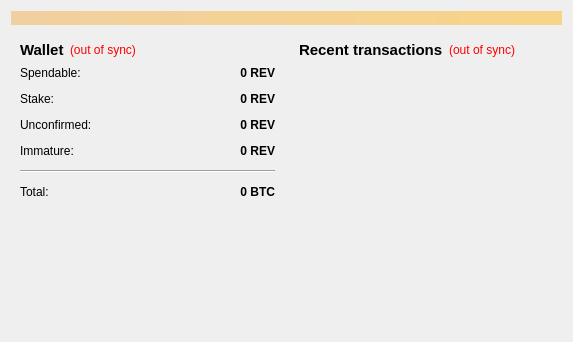
<?xml version="1.0" encoding="UTF-8"?>
<ui version="4.0">
 <class>OverviewPage</class>
 <widget class="QWidget" name="OverviewPage">
  <property name="geometry">
   <rect>
    <x>0</x>
    <y>0</y>
    <width>573</width>
    <height>342</height>
   </rect>
  </property>
  <property name="windowTitle">
   <string>Form</string>
  </property>
  <layout class="QVBoxLayout" name="topLayout">
   <item>
    <widget class="QLabel" name="labelAlerts">
     <property name="visible">
      <bool>false</bool>
     </property>
     <property name="styleSheet">
      <string notr="true">background-color: qlineargradient(x1: 0, y1: 0, x2: 1, y2: 0, stop:0 #F0D0A0, stop:1 #F8D488);  color:#000000
</string>
     </property>
     <property name="wordWrap">
      <bool>true</bool>
     </property>
     <property name="margin">
      <number>3</number>
     </property>
    </widget>
   </item>
   <item>
    <layout class="QHBoxLayout" name="horizontalLayout" stretch="1,1">
     <item>
      <layout class="QVBoxLayout" name="verticalLayout_2">
       <item>
        <widget class="QWidget" name="widget" native="true">
         <layout class="QVBoxLayout" name="verticalLayout_4">
          <item>
           <layout class="QHBoxLayout" name="horizontalLayout_4">
            <item>
             <widget class="QLabel" name="label_5">
              <property name="font">
               <font>
                <pointsize>11</pointsize>
                <weight>75</weight>
                <bold>true</bold>
               </font>
              </property>
              <property name="text">
               <string>Wallet</string>
              </property>
             </widget>
            </item>
            <item>
             <widget class="QLabel" name="labelWalletStatus">
              <property name="toolTip">
               <string>The displayed information may be out of date. Your wallet automatically synchronizes with the ReversalCoin network after a connection is established, but this process has not completed yet.</string>
              </property>
              <property name="styleSheet">
               <string notr="true">QLabel { color: red; }</string>
              </property>
              <property name="text">
               <string notr="true">(out of sync)</string>
              </property>
              <property name="alignment">
               <set>Qt::AlignLeading|Qt::AlignLeft|Qt::AlignVCenter</set>
              </property>
             </widget>
            </item>
            <item>
             <spacer name="horizontalSpacer_2">
              <property name="orientation">
               <enum>Qt::Horizontal</enum>
              </property>
              <property name="sizeHint" stdset="0">
               <size>
                <width>40</width>
                <height>20</height>
               </size>
              </property>
             </spacer>
            </item>
           </layout>
          </item>
          <item>
           <layout class="QFormLayout" name="formLayout_2">
            <property name="fieldGrowthPolicy">
             <enum>QFormLayout::AllNonFixedFieldsGrow</enum>
            </property>
            <property name="horizontalSpacing">
             <number>12</number>
            </property>
            <property name="verticalSpacing">
             <number>12</number>
            </property>
            <item row="0" column="0">
             <widget class="QLabel" name="label">
              <property name="text">
               <string>Spendable:</string>
              </property>
             </widget>
            </item>
            <item row="0" column="1">
             <widget class="QLabel" name="labelBalance">
              <property name="font">
               <font>
                <weight>75</weight>
                <bold>true</bold>
               </font>
              </property>
              <property name="cursor">
               <cursorShape>IBeamCursor</cursorShape>
              </property>
              <property name="toolTip">
               <string>Your current spendable balance</string>
              </property>
              <property name="text">
               <string notr="true">0 REV</string>
              </property>
              <property name="alignment">
               <set>Qt::AlignRight|Qt::AlignTrailing|Qt::AlignVCenter</set>
              </property>
              <property name="textInteractionFlags">
               <set>Qt::LinksAccessibleByMouse|Qt::TextSelectableByKeyboard|Qt::TextSelectableByMouse</set>
              </property>
             </widget>
            </item>
            <item row="1" column="0">
             <widget class="QLabel" name="label_6">
              <property name="text">
               <string>Stake:</string>
              </property>
             </widget>
            </item>
            <item row="1" column="1">
             <widget class="QLabel" name="labelStake">
              <property name="font">
               <font>
                <weight>75</weight>
                <bold>true</bold>
               </font>
              </property>
              <property name="cursor">
               <cursorShape>IBeamCursor</cursorShape>
              </property>
              <property name="toolTip">
               <string>Total of coins that was staked, and do not yet count toward the current balance</string>
              </property>
              <property name="text">
               <string notr="true">0 REV</string>
              </property>
              <property name="alignment">
               <set>Qt::AlignRight|Qt::AlignTrailing|Qt::AlignVCenter</set>
              </property>
              <property name="textInteractionFlags">
               <set>Qt::LinksAccessibleByMouse|Qt::TextSelectableByKeyboard|Qt::TextSelectableByMouse</set>
              </property>
             </widget>
            </item>
            <item row="2" column="0">
             <widget class="QLabel" name="label_3">
              <property name="text">
               <string>Unconfirmed:</string>
              </property>
             </widget>
            </item>
            <item row="2" column="1">
             <widget class="QLabel" name="labelUnconfirmed">
              <property name="font">
               <font>
                <weight>75</weight>
                <bold>true</bold>
               </font>
              </property>
              <property name="cursor">
               <cursorShape>IBeamCursor</cursorShape>
              </property>
              <property name="toolTip">
               <string>Total of transactions that have yet to be confirmed, and do not yet count toward the current balance</string>
              </property>
              <property name="text">
               <string notr="true">0 REV</string>
              </property>
              <property name="alignment">
               <set>Qt::AlignRight|Qt::AlignTrailing|Qt::AlignVCenter</set>
              </property>
              <property name="textInteractionFlags">
               <set>Qt::LinksAccessibleByMouse|Qt::TextSelectableByKeyboard|Qt::TextSelectableByMouse</set>
              </property>
             </widget>
            </item>
            <item row="3" column="0">
             <widget class="QLabel" name="labelImmatureText">
              <property name="text">
               <string>Immature:</string>
              </property>
             </widget>
            </item>
            <item row="3" column="1">
             <widget class="QLabel" name="labelImmature">
              <property name="font">
               <font>
                <weight>75</weight>
                <bold>true</bold>
               </font>
              </property>
              <property name="toolTip">
               <string>Mined balance that has not yet matured</string>
              </property>
              <property name="text">
               <string notr="true">0 REV</string>
              </property>
              <property name="alignment">
               <set>Qt::AlignRight|Qt::AlignTrailing|Qt::AlignVCenter</set>
              </property>
              <property name="textInteractionFlags">
               <set>Qt::LinksAccessibleByMouse|Qt::TextSelectableByKeyboard|Qt::TextSelectableByMouse</set>
              </property>
             </widget>
            </item>
            <item row="4" column="0" colspan="2">
             <widget class="Line" name="line">
              <property name="orientation">
               <enum>Qt::Horizontal</enum>
              </property>
             </widget>
            </item>
            <item row="5" column="0">
             <widget class="QLabel" name="labelTotalText">
              <property name="text">
               <string>Total:</string>
              </property>
             </widget>
            </item>
            <item row="5" column="1">
             <widget class="QLabel" name="labelTotal">
              <property name="font">
               <font>
                <weight>75</weight>
                <bold>true</bold>
               </font>
              </property>
              <property name="cursor">
               <cursorShape>IBeamCursor</cursorShape>
              </property>
              <property name="toolTip">
               <string>Your current total balance</string>
              </property>
              <property name="text">
               <string notr="true">0 BTC</string>
              </property>
              <property name="alignment">
               <set>Qt::AlignRight|Qt::AlignTrailing|Qt::AlignVCenter</set>
              </property>
              <property name="textInteractionFlags">
               <set>Qt::LinksAccessibleByMouse|Qt::TextSelectableByKeyboard|Qt::TextSelectableByMouse</set>
              </property>
             </widget>
            </item>
           </layout>
          </item>
         </layout>
        </widget>
       </item>
       <item>
        <spacer name="verticalSpacer">
         <property name="orientation">
          <enum>Qt::Vertical</enum>
         </property>
         <property name="sizeHint" stdset="0">
          <size>
           <width>20</width>
           <height>40</height>
          </size>
         </property>
        </spacer>
       </item>
      </layout>
     </item>
     <item>
      <layout class="QVBoxLayout" name="verticalLayout_3">
       <item>
        <widget class="QWidget" name="widget_2" native="true">
         <layout class="QVBoxLayout" name="verticalLayout">
          <item>
           <layout class="QHBoxLayout" name="horizontalLayout_2">
            <item>
             <widget class="QLabel" name="label_4">
              <property name="font">
               <font>
                <pointsize>11</pointsize>
                <weight>75</weight>
                <bold>true</bold>
               </font>
              </property>
              <property name="text">
               <string>&lt;b&gt;Recent transactions&lt;/b&gt;</string>
              </property>
             </widget>
            </item>
            <item>
             <widget class="QLabel" name="labelTransactionsStatus">
              <property name="toolTip">
               <string>The displayed information may be out of date. Your wallet automatically synchronizes with the ReversalCoin network after a connection is established, but this process has not completed yet.</string>
              </property>
              <property name="styleSheet">
               <string notr="true">QLabel { color: red; }</string>
              </property>
              <property name="text">
               <string notr="true">(out of sync)</string>
              </property>
              <property name="alignment">
               <set>Qt::AlignRight|Qt::AlignTrailing|Qt::AlignVCenter</set>
              </property>
             </widget>
            </item>
            <item>
             <spacer name="horizontalSpacer">
              <property name="orientation">
               <enum>Qt::Horizontal</enum>
              </property>
              <property name="sizeHint" stdset="0">
               <size>
                <width>40</width>
                <height>20</height>
               </size>
              </property>
             </spacer>
            </item>
           </layout>
          </item>
          <item>
           <widget class="QListView" name="listTransactions">
            <property name="styleSheet">
             <string notr="true">QListView { background: transparent; }</string>
            </property>
            <property name="frameShape">
             <enum>QFrame::NoFrame</enum>
            </property>
            <property name="verticalScrollBarPolicy">
             <enum>Qt::ScrollBarAlwaysOff</enum>
            </property>
            <property name="horizontalScrollBarPolicy">
             <enum>Qt::ScrollBarAlwaysOff</enum>
            </property>
            <property name="selectionMode">
             <enum>QAbstractItemView::NoSelection</enum>
            </property>
           </widget>
          </item>
         </layout>
        </widget>
       </item>
      </layout>
     </item>
    </layout>
   </item>
  </layout>
 </widget>
 <resources/>
 <connections/>
</ui>
